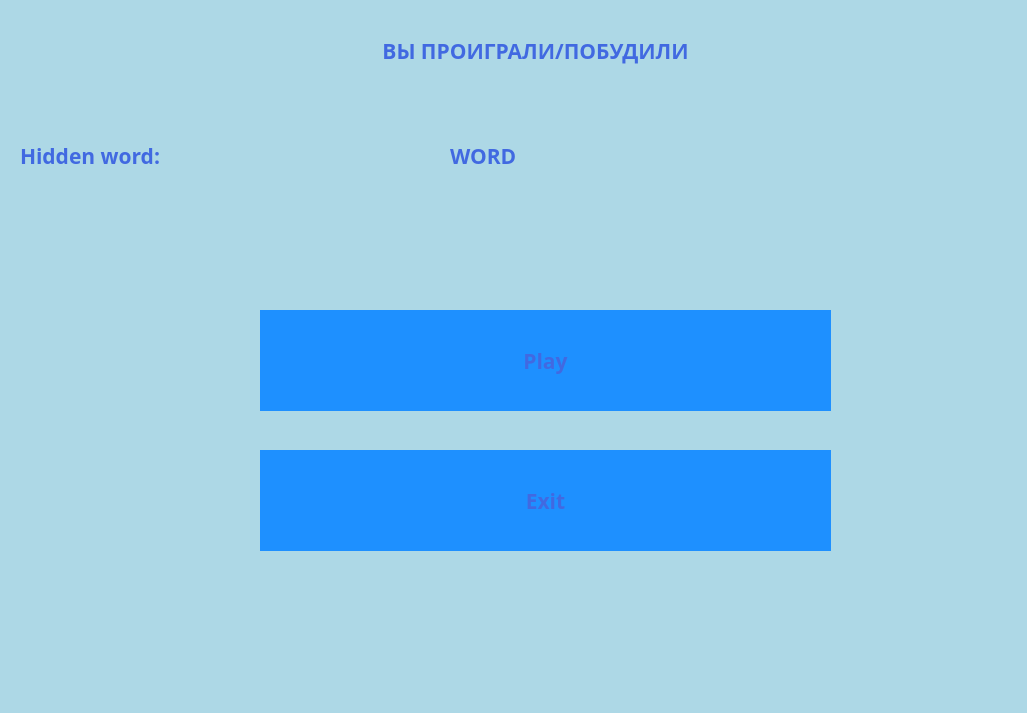
<?xml version="1.0" encoding="UTF-8"?>
<ui version="4.0">
 <class>MainWindow</class>
 <widget class="QMainWindow" name="MainWindow">
  <property name="geometry">
   <rect>
    <x>0</x>
    <y>0</y>
    <width>1027</width>
    <height>713</height>
   </rect>
  </property>
  <property name="windowTitle">
   <string>MainWindow</string>
  </property>
  <property name="styleSheet">
   <string notr="true">QWidget {
	color: #4169E1;
	background-color: #ADD8E6;
	font-family: Rubik;
	font-size: 16pt;
	font-weight: 600;
}

QPushButton {
	background-color: #1E90FF;
	border: none;
}
QPushButton:hover {
	background-color: #00BFFF;
}

QPushButton:pressed {
	background-color:#0000FF;
}

</string>
  </property>
  <widget class="QWidget" name="centralwidget">
   <widget class="QPushButton" name="pushButton">
    <property name="geometry">
     <rect>
      <x>260</x>
      <y>310</y>
      <width>571</width>
      <height>101</height>
     </rect>
    </property>
    <property name="text">
     <string>Play</string>
    </property>
   </widget>
   <widget class="QLabel" name="label">
    <property name="geometry">
     <rect>
      <x>140</x>
      <y>20</y>
      <width>791</width>
      <height>61</height>
     </rect>
    </property>
    <property name="text">
     <string>ВЫ ПРОИГРАЛИ/ПОБУДИЛИ</string>
    </property>
    <property name="alignment">
     <set>Qt::AlignCenter</set>
    </property>
   </widget>
   <widget class="QPushButton" name="pushButton_2">
    <property name="geometry">
     <rect>
      <x>260</x>
      <y>450</y>
      <width>571</width>
      <height>101</height>
     </rect>
    </property>
    <property name="text">
     <string>Exit</string>
    </property>
   </widget>
   <widget class="QLabel" name="label_3">
    <property name="geometry">
     <rect>
      <x>20</x>
      <y>140</y>
      <width>311</width>
      <height>31</height>
     </rect>
    </property>
    <property name="text">
     <string>Hidden word:</string>
    </property>
   </widget>
   <widget class="QLabel" name="word">
    <property name="geometry">
     <rect>
      <x>450</x>
      <y>140</y>
      <width>571</width>
      <height>31</height>
     </rect>
    </property>
    <property name="text">
     <string>WORD</string>
    </property>
   </widget>
  </widget>
 </widget>
 <resources/>
 <connections/>
</ui>
